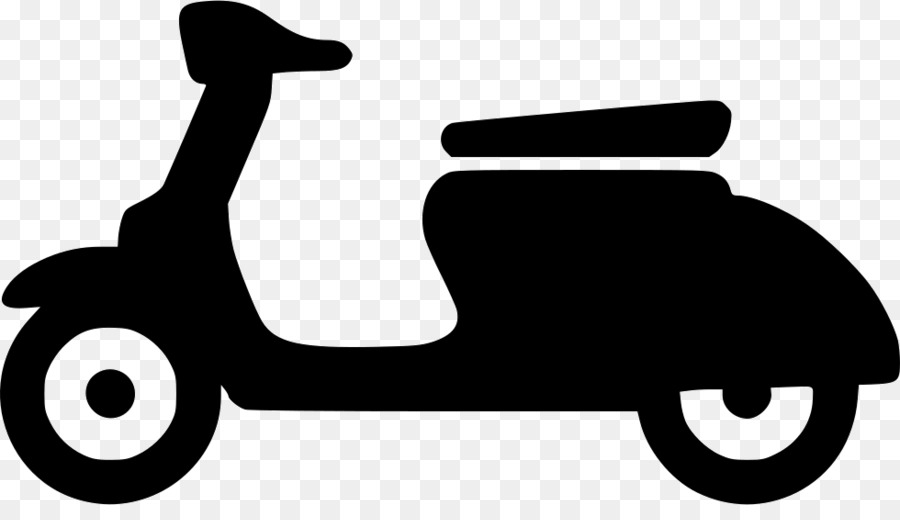
#> input picture vespa.jpg, 900 x 520 px; its folder holds only this picture in this run
$ python convert_no_border.py vespa.jpg 1024 plot.json
#> lines starting #> are read from the running program, lines starting #| are printed output that depends on the picture
#!/usr/bin/env python3
# -*- coding: utf-8 -*-
"""
BrachioGraph Bild-zu-JSON Konverter OHNE automatischen Rahmen.

Laedt ein Bild, erzeugt die JSON via linedraw, und entfernt danach
automatisch erkannte Rahmen-Linien aus der JSON.

Verwendung:
    python3 convert_no_border.py <eingabe.jpg> [aufloesung] [ausgabe.json]

Beispiel:
    python3 convert_no_border.py vespa.jpg 1024 plot.json
"""

import sys
import os
import shutil

from PIL import Image, ImageOps


def preprocess_and_convert(input_path, resolution=1024, output_json=None, border_percent=2):
    """
    Laedt Bild, entfernt Rand, erzeugt JSON fuer BrachioGraph.
    """
#> called with input_path = 'vespa.jpg', resolution = 1024, output_json = 'plot.json', border_percent = 2

    if not os.path.exists(input_path):
        raise FileNotFoundError(f"Bild nicht gefunden: {input_path}")

    print(f"Laede Bild: {input_path}")
    image = Image.open(input_path)
#> image is the input picture: PIL image 900x520 L; min 0, max 255, mean 142.7

    # Graustufen + Kontrast
    image = image.convert("L")
    image = ImageOps.autocontrast(image, 5)

    # Rand abschneiden (reduziert automatischen Rahmen)
    w, h = image.size
#> w = 900; h = 520
    border = int(min(w, h) * (border_percent / 100.0)) + 1
#> border = 11
    print(f"Bildgroesse: {w}x{h}, Rand wird um {border}px beschnitten...")
#> (printed output is left out)
    image = image.crop((border, border, w - border, h - border))
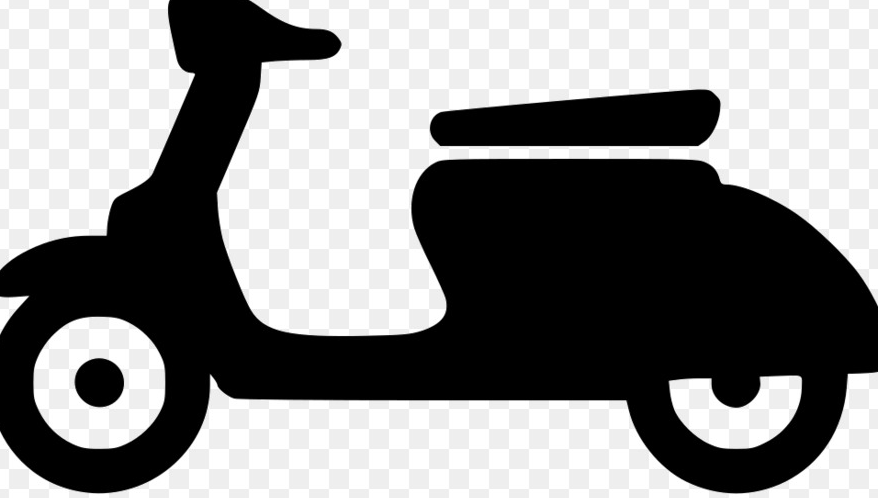
#> image: PIL image 878x498 L; min 0, max 255, mean 136.6

    # Temporaer abspeichern (linedraw erwartet Dateiname)
    temp_dir = os.path.join(os.getcwd(), "images")
    os.makedirs(temp_dir, exist_ok=True)

    base_name = os.path.splitext(os.path.basename(input_path))[0]
    temp_name = f"{base_name}_noborder"
    temp_path = os.path.join(temp_dir, f"{temp_name}.jpg")

    image.save(temp_path)
    print(f"Vorverarbeitetes Bild: {temp_path}")

    # linedraw importieren
    try:
        import linedraw
    except ImportError:
        print("\nFEHLER: 'linedraw.py' nicht gefunden.")
        print("Bitte sicherstellen, dass linedraw.py im gleichen Ordner liegt")
        print("oder das BrachioGraph-Repo installiert ist.")
        sys.exit(1)

    # --- PATCH: find_edges ueberschreiben, Rand auf schwarz setzen ---
    _original_find_edges = linedraw.find_edges

    # [15 lines left out: function find_edges_patched, not called in this run]

    linedraw.find_edges = find_edges_patched
    # --- ENDE PATCH ---

    print("Vektorisiere... (das kann einen Moment dauern)")
    lines = linedraw.vectorise(
        image_filename=temp_name,
        resolution=resolution,
        draw_contours=2,
        repeat_contours=1,
        draw_hatch=16,
        repeat_hatch=1,
    )

    # --- POST-PROCESSING: Rahmen-Linien entfernen ---
    print(f"Vor Filterung: {len(lines)} Linien")
    lines = remove_border_lines(lines)
    print(f"Nach Filterung: {len(lines)} Linien")

    # --- JSON erzeugen ---
    if output_json is None:
        output_json = os.path.join(os.getcwd(), f"{base_name}.json")
    linedraw.lines_to_file(lines, output_json)

    # --- SVG erzeugen ---
    svg_path = os.path.join(os.getcwd(), f"{base_name}.svg")
    with open(svg_path, "w") as f:
        f.write(linedraw.makesvg(lines))

    # Temporaere Dateien aufraeumen
    if os.path.exists(temp_path):
        os.remove(temp_path)

    # Auch die von linedraw selbst erzeugte SVG/JSON loeschen (liegen in images/)
    for ext in [".json", ".svg"]:
        p = os.path.join(temp_dir, f"{temp_name}{ext}")
        if os.path.exists(p):
            os.remove(p)

    print(f"\nJSON erfolgreich erzeugt: {output_json}")
    print(f"SVG erfolgreich erzeugt:  {svg_path}")
    print(f"  Aufloesung: {resolution}")
    print(f"  Rand-Beschnitt: {border}px ({border_percent}%)")


# [64 lines left out: function remove_border_lines, not called in this run]


if __name__ == "__main__":
    if len(sys.argv) < 2:
        print(__doc__)
        sys.exit(1)

    input_file = sys.argv[1]
    resolution = int(sys.argv[2]) if len(sys.argv) > 2 else 1024
    output_file = sys.argv[3] if len(sys.argv) > 3 else None

    preprocess_and_convert(input_file, resolution, output_file)
#> (the call stopped at in preprocess_and_convert, `lines = linedraw.vectorise( image_filename=temp_name, resolution=resol..`: linedraw is not available in this run)
